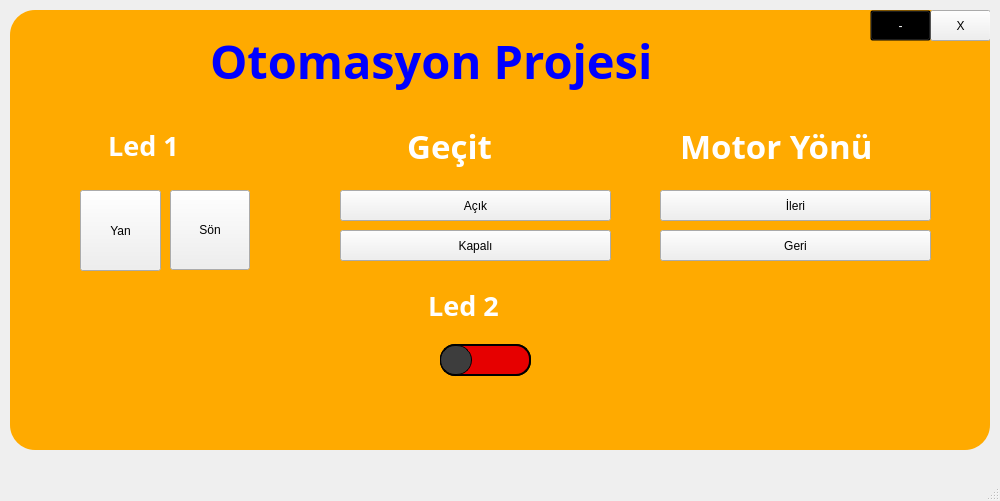
<?xml version="1.0" encoding="UTF-8"?>
<ui version="4.0">
 <class>MainWindow</class>
 <widget class="QMainWindow" name="MainWindow">
  <property name="geometry">
   <rect>
    <x>0</x>
    <y>0</y>
    <width>1000</width>
    <height>501</height>
   </rect>
  </property>
  <property name="windowTitle">
   <string>MainWindow</string>
  </property>
  <widget class="QWidget" name="centralwidget">
   <widget class="QWidget" name="widget" native="true">
    <property name="geometry">
     <rect>
      <x>10</x>
      <y>10</y>
      <width>980</width>
      <height>440</height>
     </rect>
    </property>
    <property name="styleSheet">
     <string notr="true">QWidget#widget{
background-color: rgb(255, 170, 0);

border-top-left-radius: 25px;
border-top-right-radius: 25px;
border-bottom-left-radius: 25px;
border-bottom-right-radius: 25px;
}</string>
    </property>
    <widget class="QFrame" name="frame">
     <property name="geometry">
      <rect>
       <x>0</x>
       <y>0</y>
       <width>980</width>
       <height>100</height>
      </rect>
     </property>
     <property name="styleSheet">
      <string notr="true">QFrame#frame{
border-image: url(:/imagenes/baner.png);
border-top-left-radius: 25px;
border-top-right-radius: 25px;
}
</string>
     </property>
     <property name="frameShape">
      <enum>QFrame::StyledPanel</enum>
     </property>
     <property name="frameShadow">
      <enum>QFrame::Raised</enum>
     </property>
     <widget class="QLabel" name="label">
      <property name="geometry">
       <rect>
        <x>200</x>
        <y>0</y>
        <width>571</width>
        <height>101</height>
       </rect>
      </property>
      <property name="font">
       <font>
        <family>HelveticaNeueLT Pro 53 Ex</family>
        <pointsize>35</pointsize>
        <weight>75</weight>
        <italic>false</italic>
        <bold>true</bold>
       </font>
      </property>
      <property name="styleSheet">
       <string notr="true">
color: blue;</string>
      </property>
      <property name="text">
       <string>Otomasyon Projesi</string>
      </property>
      <property name="textInteractionFlags">
       <set>Qt::LinksAccessibleByMouse</set>
      </property>
     </widget>
     <widget class="QPushButton" name="exit">
      <property name="geometry">
       <rect>
        <x>920</x>
        <y>0</y>
        <width>61</width>
        <height>31</height>
       </rect>
      </property>
      <property name="styleSheet">
       <string notr="true">QPushButton#salir{
background-color: rgba(0,0,0,0);
color:white;
border-top-right-radius: 25px;
	font: 14pt &quot;MS Shell Dlg 2&quot;;
}

QPushButton#salir:hover{
background-color: rgb(255, 47, 47);
color:white;
border-top-right-radius: 25px;
	font: 14pt &quot;MS Shell Dlg 2&quot;;
}

QPushButton#salir:pressed{
background-color: rgb(206, 38, 38);
color:white;
border-top-right-radius: 25px;
	font: 14pt &quot;MS Shell Dlg 2&quot;;
}</string>
      </property>
      <property name="text">
       <string>X</string>
      </property>
     </widget>
     <widget class="QPushButton" name="mini">
      <property name="geometry">
       <rect>
        <x>860</x>
        <y>0</y>
        <width>61</width>
        <height>31</height>
       </rect>
      </property>
      <property name="styleSheet">
       <string notr="true">QPushButton#mini{
background-color: rgba(0,0,0,0);
color:white;
	font: 24pt &quot;MS Shell Dlg 2&quot;;
}

QPushButton#mini:hover{
background-color: rgba(0,0,0,40);
color:white;
	font: 24pt &quot;MS Shell Dlg 2&quot;;
}

QPushButton#mini:pressed{
background-color: rgba(0,0,0,80);
color:white;
	font: 24pt &quot;MS Shell Dlg 2&quot;;
}</string>
      </property>
      <property name="text">
       <string>-</string>
      </property>
     </widget>
    </widget>
    <widget class="QLabel" name="label_led1">
     <property name="geometry">
      <rect>
       <x>70</x>
       <y>100</y>
       <width>161</width>
       <height>71</height>
      </rect>
     </property>
     <property name="font">
      <font>
       <family>HelveticaNeueLT Pro 53 Ex</family>
       <pointsize>20</pointsize>
       <weight>75</weight>
       <bold>true</bold>
      </font>
     </property>
     <property name="styleSheet">
      <string notr="true">
color: white;</string>
     </property>
     <property name="text">
      <string>    Led 1</string>
     </property>
    </widget>
    <widget class="QLabel" name="label_gecit">
     <property name="geometry">
      <rect>
       <x>380</x>
       <y>100</y>
       <width>191</width>
       <height>71</height>
      </rect>
     </property>
     <property name="font">
      <font>
       <family>HelveticaNeueLT Pro 53 Ex</family>
       <pointsize>25</pointsize>
       <weight>75</weight>
       <bold>true</bold>
      </font>
     </property>
     <property name="styleSheet">
      <string notr="true">
color: white;</string>
     </property>
     <property name="text">
      <string>  Geçit</string>
     </property>
    </widget>
    <widget class="QLabel" name="label_motorilerigeri">
     <property name="geometry">
      <rect>
       <x>670</x>
       <y>100</y>
       <width>241</width>
       <height>71</height>
      </rect>
     </property>
     <property name="font">
      <font>
       <family>HelveticaNeueLT Pro 53 Ex</family>
       <pointsize>25</pointsize>
       <weight>75</weight>
       <bold>true</bold>
      </font>
     </property>
     <property name="styleSheet">
      <string notr="true">
color: white;</string>
     </property>
     <property name="text">
      <string>Motor Yönü</string>
     </property>
    </widget>
    <widget class="QLabel" name="label_led2">
     <property name="geometry">
      <rect>
       <x>390</x>
       <y>260</y>
       <width>181</width>
       <height>71</height>
      </rect>
     </property>
     <property name="font">
      <font>
       <family>HelveticaNeueLT Pro 53 Ex</family>
       <pointsize>20</pointsize>
       <weight>75</weight>
       <bold>true</bold>
      </font>
     </property>
     <property name="styleSheet">
      <string notr="true">
color: white;</string>
     </property>
     <property name="text">
      <string>    Led 2</string>
     </property>
    </widget>
    <widget class="QSlider" name="led2_slider">
     <property name="geometry">
      <rect>
       <x>430</x>
       <y>320</y>
       <width>91</width>
       <height>61</height>
      </rect>
     </property>
     <property name="cursor">
      <cursorShape>PointingHandCursor</cursorShape>
     </property>
     <property name="styleSheet">
      <string notr="true">QSlider::groove:horizontal {
border: 1px solid black;
height: 30px;

border-radius: 15px;
}

QSlider::handle:horizontal {
    background: rgb(61, 61, 61);
    border: 1px solid black;
    width: 30px;
margin: 0px -1;
/*    margin: 2px 0;  handle is placed by default on the contents rect of the groove. Expand outside the groove */
 border-radius: 15px;
}

QSlider::add-page:qlineargradient {
background: rgb(230, 0, 0);
border: 2px solid black;
border-top-right-radius: 15px;
border-bottom-right-radius: 15px;
border-top-left-radius: 0px;
border-bottom-left-radius: 0px;
}

QSlider::sub-page:qlineargradient {
background:rgb(0, 170, 0);
border: 2px solid black;
border-top-right-radius: 0px;
border-bottom-right-radius: 0px;
border-top-left-radius: 15px;
border-bottom-left-radius: 15px;
}</string>
     </property>
     <property name="maximum">
      <number>1</number>
     </property>
     <property name="singleStep">
      <number>1</number>
     </property>
     <property name="pageStep">
      <number>1</number>
     </property>
     <property name="orientation">
      <enum>Qt::Horizontal</enum>
     </property>
    </widget>
    <widget class="QPushButton" name="led1_on">
     <property name="geometry">
      <rect>
       <x>70</x>
       <y>180</y>
       <width>81</width>
       <height>81</height>
      </rect>
     </property>
     <property name="cursor">
      <cursorShape>PointingHandCursor</cursorShape>
     </property>
     <property name="styleSheet">
      <string notr="true">QPushButton#foco_on{
border-radius: 40px;
border: 3px solid black;
	background-color: rgb(85, 255, 127);
}

QPushButton#foco_on:hover{
border-radius: 40px;
border: 3px solid black;
	background-color: rgb(67, 202, 99);
}

QPushButton#foco_on:pressed{
border-radius: 40px;
border: 3px solid black;
	background-color: rgb(54, 162, 79);
}</string>
     </property>
     <property name="text">
      <string>Yan</string>
     </property>
    </widget>
    <widget class="QPushButton" name="led1_off">
     <property name="geometry">
      <rect>
       <x>160</x>
       <y>180</y>
       <width>80</width>
       <height>80</height>
      </rect>
     </property>
     <property name="cursor">
      <cursorShape>PointingHandCursor</cursorShape>
     </property>
     <property name="styleSheet">
      <string notr="true">QPushButton#foco_off{
border-radius: 40px;
border: 3px solid black;
	background-color: #ff5959;
}

QPushButton#foco_off:hover{
border-radius: 40px;
border: 3px solid black;
	background-color: #d04848;
}

QPushButton#foco_off:pressed{
border-radius: 40px;
border: 3px solid black;
	background-color: #aa3a3a;
}</string>
     </property>
     <property name="text">
      <string>Sön</string>
     </property>
    </widget>
    <widget class="QPushButton" name="gecit_open">
     <property name="geometry">
      <rect>
       <x>330</x>
       <y>180</y>
       <width>271</width>
       <height>31</height>
      </rect>
     </property>
     <property name="cursor">
      <cursorShape>PointingHandCursor</cursorShape>
     </property>
     <property name="styleSheet">
      <string notr="true">QPushButton#puerta_open{
background-color: rgba(0,0,0,0);
border-radius: 15px;
border: 3px solid black;
	font: 11pt &quot;Fixedsys&quot;;

}

QPushButton#puerta_open:hover{
background-color: rgba(0,0,0,50);
border-radius: 15px;
color:white;
border: 3px solid white;
	font: 11pt &quot;Fixedsys&quot;;

}

QPushButton#puerta_open:pressed{
background-color: rgba(0,0,0,100);
border-radius: 15px;
color:white;
border: 3px solid white;
	font: 11pt &quot;Fixedsys&quot;;

}</string>
     </property>
     <property name="text">
      <string>Açık</string>
     </property>
    </widget>
    <widget class="QPushButton" name="gecit_close">
     <property name="geometry">
      <rect>
       <x>330</x>
       <y>220</y>
       <width>271</width>
       <height>31</height>
      </rect>
     </property>
     <property name="cursor">
      <cursorShape>PointingHandCursor</cursorShape>
     </property>
     <property name="styleSheet">
      <string notr="true">QPushButton#puerta_close{
background-color: rgba(0,0,0,0);
border-radius: 15px;
border: 3px solid black;
	font: 11pt &quot;Fixedsys&quot;;

}

QPushButton#puerta_close:hover{
background-color: rgba(0,0,0,50);
border-radius: 15px;
color:white;
border: 3px solid white;
	font: 11pt &quot;Fixedsys&quot;;

}

QPushButton#puerta_close:pressed{
background-color: rgba(0,0,0,100);
border-radius: 15px;
color:white;
border: 3px solid white;
	font: 11pt &quot;Fixedsys&quot;;

}</string>
     </property>
     <property name="text">
      <string>Kapalı</string>
     </property>
    </widget>
    <widget class="QPushButton" name="motor_ileri">
     <property name="geometry">
      <rect>
       <x>650</x>
       <y>180</y>
       <width>271</width>
       <height>31</height>
      </rect>
     </property>
     <property name="cursor">
      <cursorShape>PointingHandCursor</cursorShape>
     </property>
     <property name="styleSheet">
      <string notr="true">QPushButton#ventana_open{
background-color: rgba(0,0,0,0);
border-radius: 15px;
border: 3px solid black;
	font: 11pt &quot;Fixedsys&quot;;

}

QPushButton#ventana_open:hover{
background-color: rgba(0,0,0,50);
border-radius: 15px;
color:white;
border: 3px solid white;
	font: 11pt &quot;Fixedsys&quot;;

}

QPushButton#ventana_open:pressed{
background-color: rgba(0,0,0,100);
border-radius: 15px;
color:white;
border: 3px solid white;
	font: 11pt &quot;Fixedsys&quot;;

}</string>
     </property>
     <property name="text">
      <string>İleri</string>
     </property>
    </widget>
    <widget class="QPushButton" name="motor_geri">
     <property name="geometry">
      <rect>
       <x>650</x>
       <y>220</y>
       <width>271</width>
       <height>31</height>
      </rect>
     </property>
     <property name="cursor">
      <cursorShape>PointingHandCursor</cursorShape>
     </property>
     <property name="styleSheet">
      <string notr="true">QPushButton#ventana_close{
background-color: rgba(0,0,0,0);
border-radius: 15px;
border: 3px solid black;
	font: 11pt &quot;Fixedsys&quot;;

}

QPushButton#ventana_close:hover{
background-color: rgba(0,0,0,50);
border-radius: 15px;
color:white;
border: 3px solid white;
	font: 11pt &quot;Fixedsys&quot;;

}

QPushButton#ventana_close:pressed{
background-color: rgba(0,0,0,100);
border-radius: 15px;
color:white;
border: 3px solid white;
	font: 11pt &quot;Fixedsys&quot;;

}</string>
     </property>
     <property name="text">
      <string>Geri</string>
     </property>
    </widget>
   </widget>
  </widget>
  <widget class="QMenuBar" name="menubar">
   <property name="geometry">
    <rect>
     <x>0</x>
     <y>0</y>
     <width>1000</width>
     <height>21</height>
    </rect>
   </property>
  </widget>
  <widget class="QStatusBar" name="statusbar"/>
 </widget>
 <resources/>
 <connections/>
</ui>
